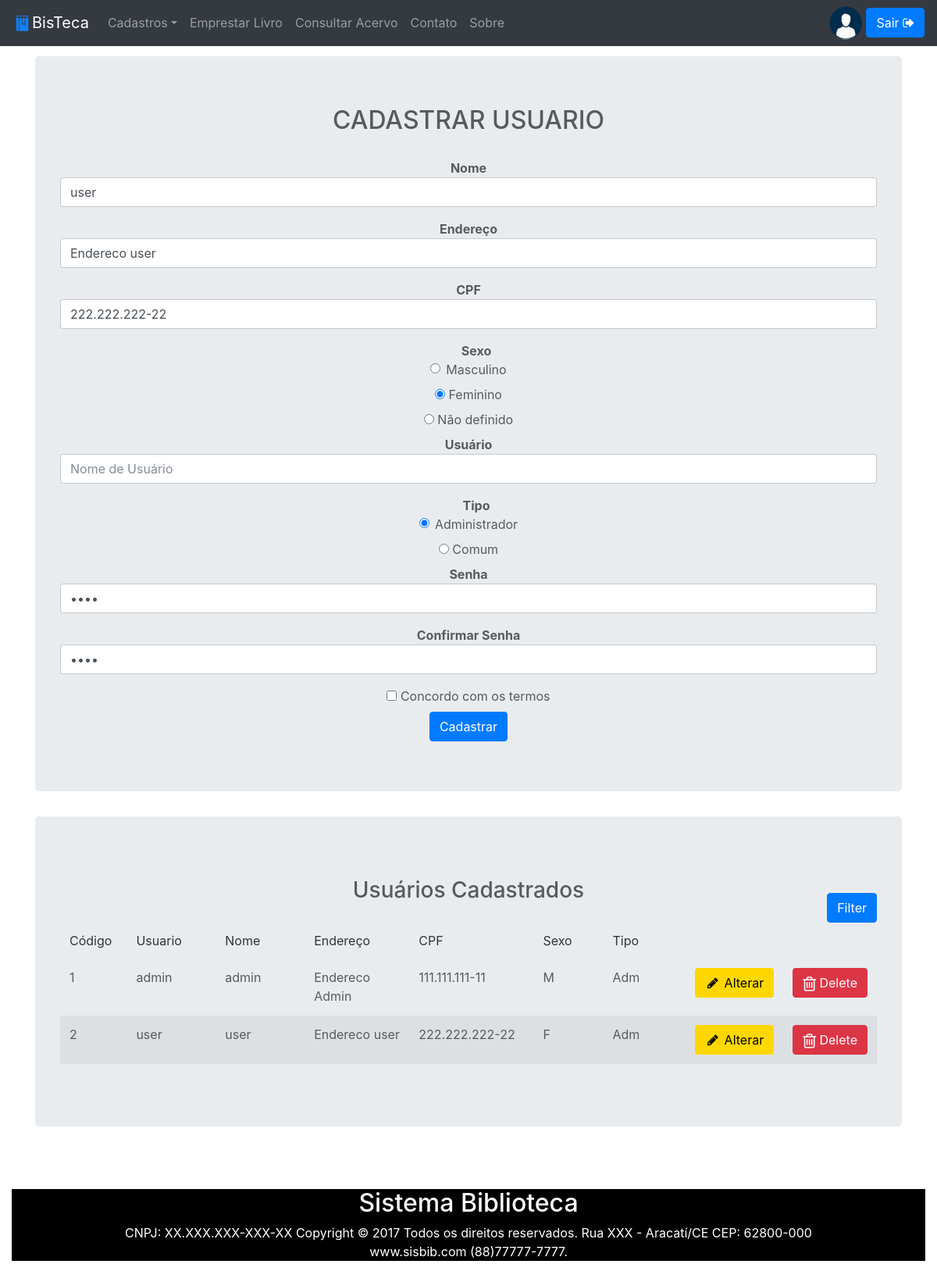
The app's page /cadusuario/alterar/2 (signed in), older data.
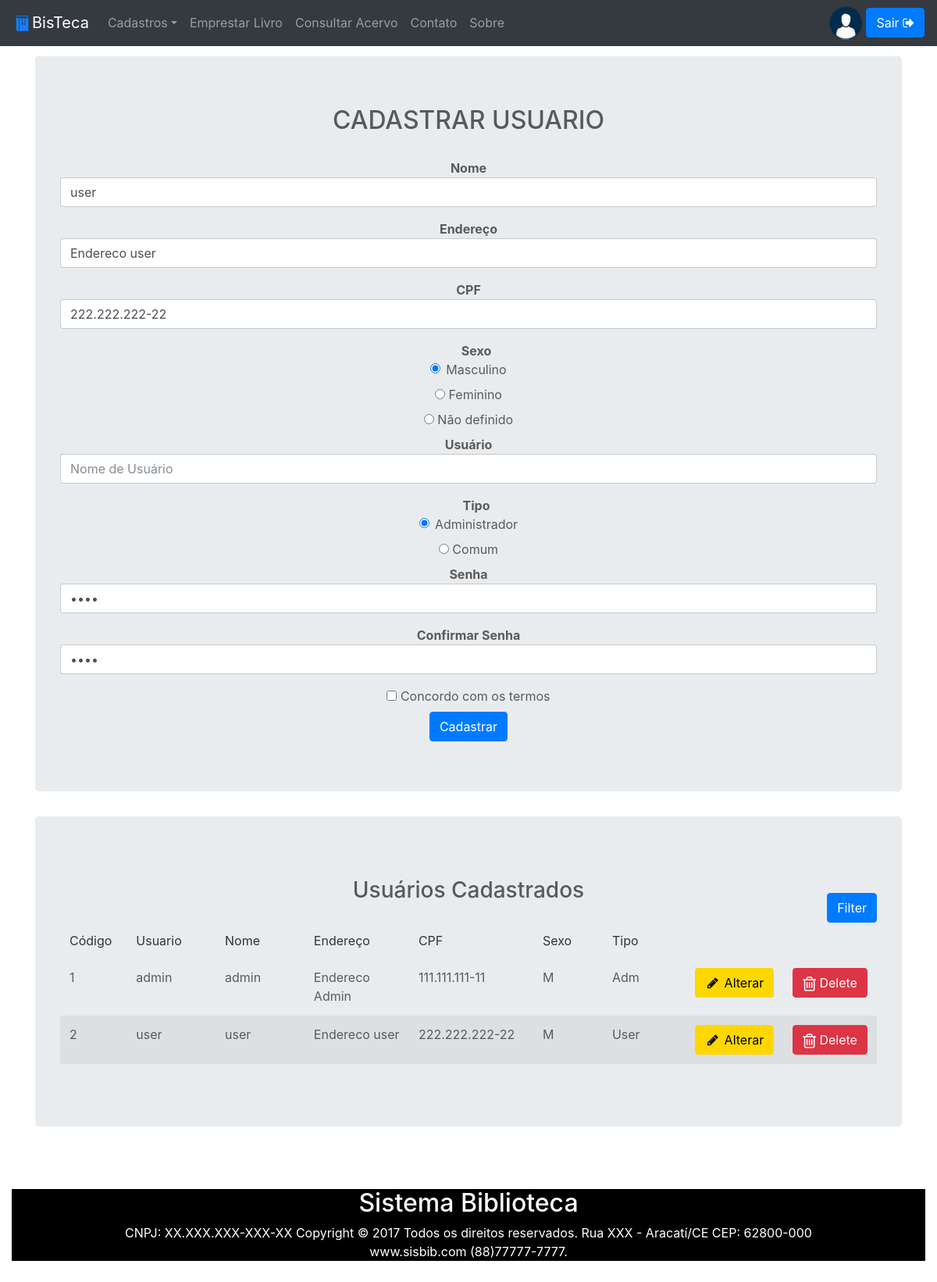
The same page, newer data.
### BisApp/models.py (models this page shows, shortened)
class Usuario(db.Model):
    id = db.Column(db.Integer, primary_key = True)
    nome = db.Column(db.String(40))
    senha = db.Column(db.String(20))
    endereco = db.Column(db.Text)
    cpf = db.Column(db.String(14))
    sexo = db.Column(db.String(10))
    tipo = db.Column(db.String(10))
    emprestimos = db.relationship(              # Para os relacionamento de 1 : N
        'Emprestimo',
        backref='usuario',
        lazy='dynamic')

### BisApp/views.py (the view, shortened to what this page needs)
@app.route('/cadusuario/alterar/<int:index>', methods=['GET', 'POST'])
def alterarUsuario(index):
	if 'usuario' not in session or session['usuario'] != 'Adm':
		return render_template('index.html', sec = session)
	usuario = models.Usuario.query.get(index)
	return render_template('cadastro-usuario.html', Informacoes = usuario, index = index, Lista = models.Usuario.query.all())

### BisApp/templates/cadastro-usuario.html (shortened to what the changed rows need)
{% extends 'layout.html' %}
{% block Content %}
  <br>
<div class="container" align="center">
        <div class="jumbotron" align="center">
            <h2>CADASTRAR USUARIO</h2>
            <br>
            <form method="POST" action="{% if Informacoes: %} {{url_for('alterarUsuario', index=index)}} {% else %} {{url_for('cadusuario')}} {% endif %}">
            <div class="form-group">
                <b>Nome</b> <input type="text" placeholder="Nome" class="form-control" name="nome" {%if Informacoes: %} value="{{Informacoes['nome']}}" {% endif %}>
            </div>
            <div class="form-group">
                <b>Endereço</b> <input type="text" placeholder="Endereço" class="form-control" name="endereco" {%if Informacoes: %} value="{{Informacoes['endereco']}}" {% endif %}>
            </div>
            <div class="form-group">
                <b>CPF</b> <input type="text" placeholder="CPF" class="form-control" name="cpf" {%if Informacoes: %} value="{{Informacoes['cpf']}}" {% endif %}>
            </div>
            <div  align="center">
            <div class="form-check">
              <label class="form-check-label"> <b> Sexo</b> <br>
                <input class="form-check-input" type="radio" name="sexo" id="exampleRadios1" value="M" {%if Informacoes and Informacoes['sexo'] == "M" %} checked {% endif %}>
                Masculino
              </label>
            </div>
            <div class="form-check">
              <label class="form-check-label">
                <input class="form-check-input" type="radio" name="sexo" id="exampleRadios2" value="F" {%if Informacoes and Informacoes['sexo'] == "F" %} checked {% endif %}>
                Feminino
              </label>
            </div>
            </div>
            <div  align="center">
            <div class="form-check">
              <label class="form-check-label"> <b> Tipo</b> <br>
                <input class="form-check-input" type="radio" name="tipo" id="exampleRadios1" value="Adm" {%if Informacoes and Informacoes['sexo'] == "Adm" %} checked {% endif %}checked>
                Administrador
              </label>
            </div>
            </div>
            <div class="form-group">
                <b>Senha</b> <input type="password" placeholder="Senha" class="form-control" name="senha" {%if Informacoes: %} value="{{Informacoes['senha']}}" {% endif %}>
            </div>
           <div class="form-group">
                <b>Confirmar Senha</b> <input type="password" placeholder="Confirmar Senha" class="form-control" name="confirmarSenha" {%if Informacoes: %} value="{{Informacoes['senha']}}" {% endif %}>
            </div>
            </form>
        </div>
    </div>
<div class="container" align="center">
        <div class="jumbotron" align="center">
           <div class="container">
    <div class="row" align="center">
        <div class="panel panel-primary filterable">
            <table class="table table-striped"  align="center">
                <thead>
                    <tr class="filters">
                        <th><input type="text" class="form-control" placeholder="Código" disabled></th>
                        <th><input type="text" class="form-control" placeholder="Usuario" disabled></th>
                        <th><input type="text" class="form-control" placeholder="Nome" disabled></th>
                        <th><input type="text" class="form-control" placeholder="Endereço" disabled></th>
                        <th><input type="text" class="form-control" placeholder="CPF" disabled></th>
                        <th><input type="text" class="form-control" placeholder="Sexo" disabled></th>
                        <th><input type="text" class="form-control" placeholder="Tipo" disabled></th>
                    </tr>
                </thead>
                <tbody>
                    <tr>
                        {% for l in Lista if not Lista.hidden: %}
                              <tr>
                              {% for c in l.__table__.columns.keys(): %}
                                <td>{{l[c]}}</td>
                              {% endfor %}
                              <td><a href="{{url_for('alterarUsuario', index=l.id)}}" class="btn" style="background-color: #FFD700; color: black">
                                <i class="fa fa-pencil fa-fw"></i>
                                Alterar</a>
                              </td>
                              <td><a href="{{url_for('removerUsuario', index=l.id)}}" class="btn btn-danger">
                                <i class="fa fa-trash-o fa-lg"></i>
                                Delete</a>
                              </td>
                              </tr>
                        {% endfor %}
                    </tr>
                </tbody>
            </table>
        </div>
    </div>
</div>
</div>
        </div>
<div align="justify" class="col-md-12">
<br>
<br>
{% endblock %}

Row changes from the older to the newer data that the page shows:
changed Usuario "user": sexo "☐ Sexo Masculino" → "☑ Sexo Masculino"; sexo "☑ Feminino" → "☐ Feminino"
Text that changed along with them:
new list line: "M"
new list line: "User"
list line gone: "F"
list line gone: "Adm"
